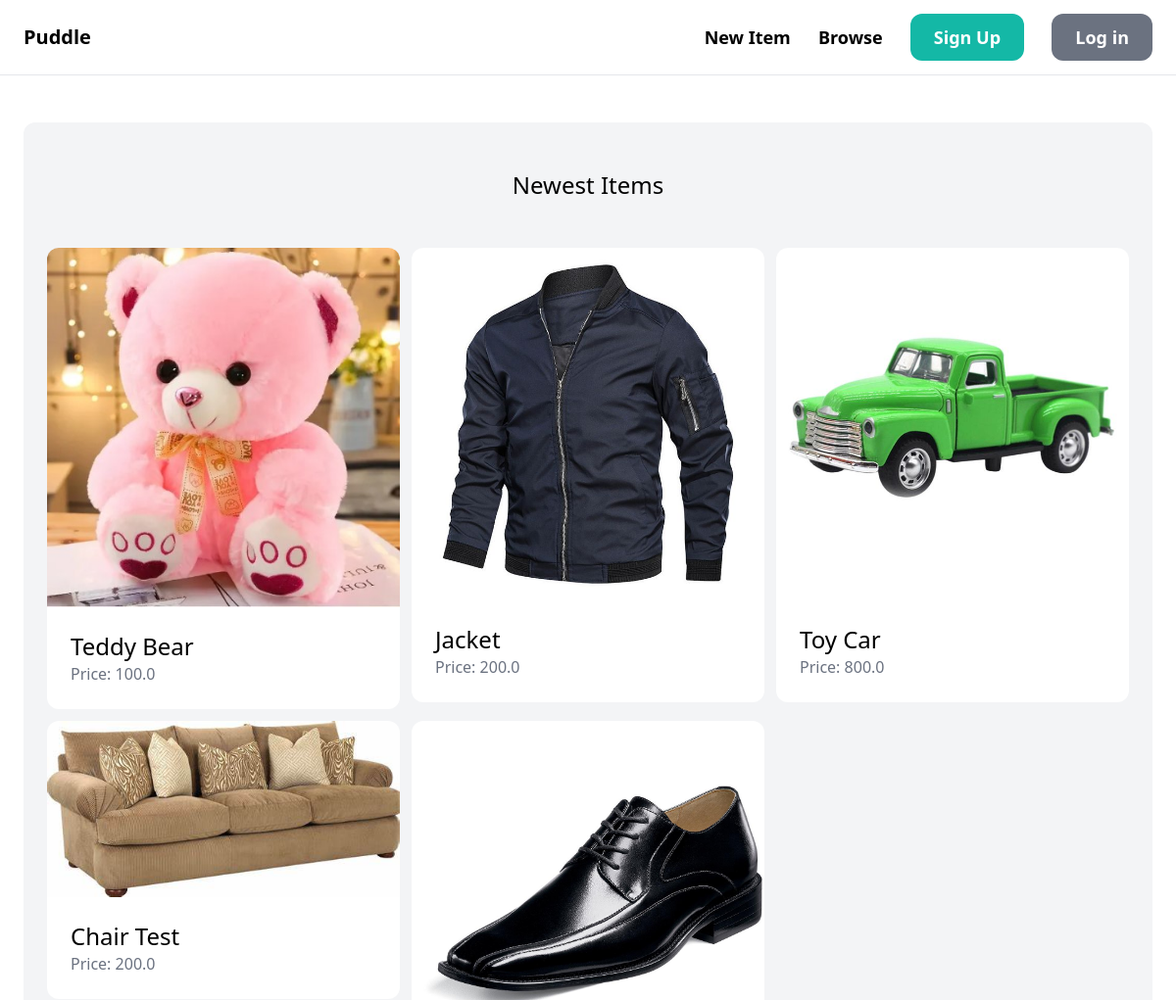
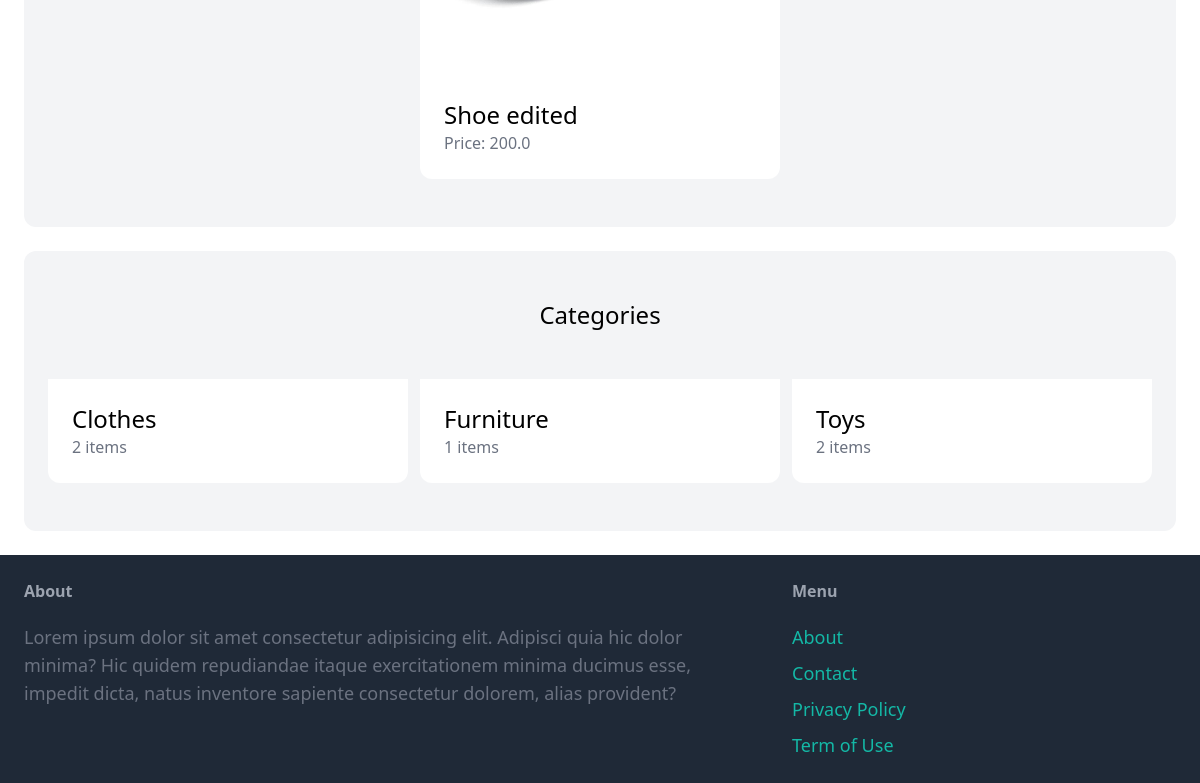
The page / on the database its author committed (2 pictures, top to bottom).
### item/models.py (models this page shows, shortened)
class Item(models.Model):
    category = models.ForeignKey(Category, related_name='items', on_delete=models.CASCADE)
    name = models.CharField(max_length=255)
    description = models.TextField(blank=True, null=True)
    price = models.FloatField()
    image = models.ImageField(upload_to='item_images', blank=True, null=True)
    is_sold = models.BooleanField(default=False)
    created_by = models.ForeignKey(User, related_name='items', on_delete=models.CASCADE)
    created_at = models.DateTimeField(auto_now_add=True)

class Category(models.Model):
    name = models.CharField(max_length=255)
    class Meta:
        ordering = ('name',)
        verbose_name_plural = 'Categories'

### core/views.py (the view)
# urls.py: path('', views.index, name='index'),
def index(request):
    items = Item.objects.filter(is_sold=False)[0:6]
    categories = Category.objects.all()
    return render(request, 'core/index.html', {'categories':categories, 'items': items})

### core/templates/core/index.html (shortened to what this page needs)
{% extends 'core/base.html' %}
{% block content %}
<div class="mt-6 px-6 py-12 bg-gray-100 rounded-xl">
    <h2 class="mb-12 text-2xl text-center">Newest Items</h2>
    <div class="grid grid-cols-3 gap-3">
        {% for item in items %}
            <div>
                <a href="{% url 'item:detail' item.id %}">
                    <div>
                        <img src="{{ item.image.url }}" class="rounded-t-xl">
                    </div>
                    <div class="p-6 bg-white rounded-b-xl">
                        <h2 class="text-2xl">{{ item.name }}</h2>
                        <p class="text-gray-500">Price: {{ item.price }}</p>
                    </div>
                </a>
            </div>
        {% endfor %}
    </div>
</div>
<div class="mt-6 px-6 py-12 bg-gray-100 rounded-xl">
    <h2 class="mb-12 text-2xl text-center">Categories</h2>
    <div class="grid grid-cols-3 gap-3">
        {% for category in categories %}
        <div>
            <a href="#">
                <div class="p-6 bg-white rounded-b-xl">
                    <h2 class="text-2xl">{{ category.name }}</h2>
                    <p class="text-gray-500">{{ category.items.count }} items</p>
                </div>
            </a>
        </div>
        {% endfor %}
    </div>
</div>
{% endblock %}

### core/templates/core/base.html (shortened to what this page needs)
<!DOCTYPE html>
<html lang="en">
<head>
    <script src="https://cdn.tailwindcss.com"></script>
</head>
<body>
    <nav class="py-6 px-6 flex justify-between items-center border-b border-gray-200">
        <a href="/" class="text-xl font-semibold" >Puddle</a>
        <div class="space-x-6">
            <a href="{% url 'item:new' %}" class="text-lg font-semibold hover:text-gray-500">New Item</a>
            <a href="{% url 'item:items' %}" class="text-lg font-semibold hover:text-gray-500">Browse</a>
            {% if request.user.is_authenticated %}
            <a href="{% url 'conversation:inbox' %}" class="px-6 py-3 text-lg font-semibold bg-teal-500 text-white rounded-xl hover:bg-teal-700">Inbox</a>
                <a href="{% url 'dashboard:index' %}" class="px-6 py-3 text-lg font-semibold bg-gray-500 text-white rounded-xl hover:bg-gray-700">Dashboard</a>
            {% else %}
                <a href="{% url 'core:signup' %}" class="px-6 py-3 text-lg font-semibold bg-teal-500 text-white rounded-xl hover:bg-teal-700">Sign Up</a>
                <a href="{% url 'core:login' %}" class="px-6 py-3 text-lg font-semibold bg-gray-500 text-white rounded-xl hover:bg-gray-700">Log in</a>
                {% endif %}
            </div>
    </nav>
    <div class="px-6 py-6">
        {% block content %}
        {% endblock %}
    </div>
<footer class="py-6 px-6 flex justify-between bg-gray-800">
    <div class="w-2/3 pr-10">
        <h3 class="mb-5 font-semibold text-gray-400">About</h3>
        <p class="text-lg text-gray-500">Lorem ipsum dolor sit amet consectetur adipisicing elit. Adipisci quia hic dolor minima? Hic quidem repudiandae itaque exercitationem minima ducimus esse, impedit dicta, natus inventore sapiente consectetur dolorem, alias provident?</p>
    </div>
    <div class="w-1/3">
        <h3 class="mb-5 font-semibold text-gray-400">Menu</h3>
        <ul class="space-y-2">
            <li><a href="#" class="text-lg text-teal-500 hover:text-teal-700">About</a></li>
            <li><a href="{% url 'core:contact' %}" class="text-lg text-teal-500 hover:text-teal-700">Contact</a></li>
            <li><a href="#" class="text-lg text-teal-500 hover:text-teal-700">Privacy Policy</a></li>
            <li><a href="#" class="text-lg text-teal-500 hover:text-teal-700">Term of Use</a></li>
        </ul>
    </div>
</footer>
</body>
</html>

### rows shown on the page
Item: image (picture), name "Teddy Bear", price "100.0"
Item: image (picture), name "Jacket", price "200.0"
Item: image (picture), name "Toy Car", price "800.0"
Item: image (picture), name "Chair Test", price "200.0"
Item: image (picture), name "Shoe edited", price "200.0"
Category: name "Clothes", items.count "2"
Category: name "Furniture", items.count "1"
Category: name "Toys", items.count "2"
